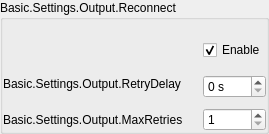
                  <widget class="QGroupBox" name="groupBox_7">
                   <property name="title">
                    <string>Basic.Settings.Output.Reconnect</string>
                   </property>
                   <property name="uistep" stdset="0">
                    <string notr="true">Auto Reconnect</string>
                   </property>
                   <layout class="QFormLayout" name="formLayout_19">
                    <property name="fieldGrowthPolicy">
                     <enum>QFormLayout::AllNonFixedFieldsGrow</enum>
                    </property>
                    <property name="labelAlignment">
                     <set>Qt::AlignLeading|Qt::AlignLeft|Qt::AlignVCenter</set>
                    </property>
                    <property name="horizontalSpacing">
                     <number>20</number>
                    </property>
                    <property name="verticalSpacing">
                     <number>10</number>
                    </property>
                    <property name="leftMargin">
                     <number>0</number>
                    </property>
                    <property name="topMargin">
                     <number>20</number>
                    </property>
                    <property name="rightMargin">
                     <number>0</number>
                    </property>
                    <property name="bottomMargin">
                     <number>0</number>
                    </property>
                    <item row="0" column="1">
                     <widget class="QCheckBox" name="reconnectEnable">
                      <property name="text">
                       <string>Enable</string>
                      </property>
                      <property name="checked">
                       <bool>true</bool>
                      </property>
                      <property name="uistep" stdset="0">
                       <string notr="true">Enable</string>
                      </property>
                     </widget>
                    </item>
                    <item row="1" column="0">
                     <widget class="QLabel" name="label_17">
                      <property name="sizePolicy">
                       <sizepolicy hsizetype="Preferred" vsizetype="Expanding">
                        <horstretch>0</horstretch>
                        <verstretch>0</verstretch>
                       </sizepolicy>
                      </property>
                      <property name="text">
                       <string>Basic.Settings.Output.RetryDelay</string>
                      </property>
                      <property name="wordWrap">
                       <bool>true</bool>
                      </property>
                      <property name="buddy">
                       <cstring>reconnectRetryDelay</cstring>
                      </property>
                      <property name="useFor" stdset="0">
                       <string notr="true">FormLabelRole</string>
                      </property>
                     </widget>
                    </item>
                    <item row="2" column="0">
                     <widget class="QLabel" name="label_22">
                      <property name="sizePolicy">
                       <sizepolicy hsizetype="Preferred" vsizetype="Expanding">
                        <horstretch>0</horstretch>
                        <verstretch>0</verstretch>
                       </sizepolicy>
                      </property>
                      <property name="text">
                       <string>Basic.Settings.Output.MaxRetries</string>
                      </property>
                      <property name="alignment">
                       <set>Qt::AlignLeading|Qt::AlignLeft|Qt::AlignVCenter</set>
                      </property>
                      <property name="wordWrap">
                       <bool>true</bool>
                      </property>
                      <property name="buddy">
                       <cstring>reconnectMaxRetries</cstring>
                      </property>
                      <property name="useFor" stdset="0">
                       <string notr="true">FormLabelRole</string>
                      </property>
                     </widget>
                    </item>
                    <item row="2" column="1">
                     <widget class="PLSSpinBox" name="reconnectMaxRetries">
                      <property name="minimum">
                       <number>1</number>
                      </property>
                      <property name="maximum">
                       <number>10000</number>
                      </property>
                     </widget>
                    </item>
                    <item row="1" column="1">
                     <layout class="QVBoxLayout" name="verticalLayout_3">
                      <property name="spacing">
                       <number>0</number>
                      </property>
                      <property name="topMargin">
                       <number>5</number>
                      </property>
                      <item>
                       <widget class="PLSSpinBox" name="reconnectRetryDelay">
                        <property name="suffix">
                         <string> s</string>
                        </property>
                        <property name="maximum">
                         <number>30</number>
                        </property>
                       </widget>
                      </item>
                     </layout>
                    </item>
                   </layout>
                  </widget>
